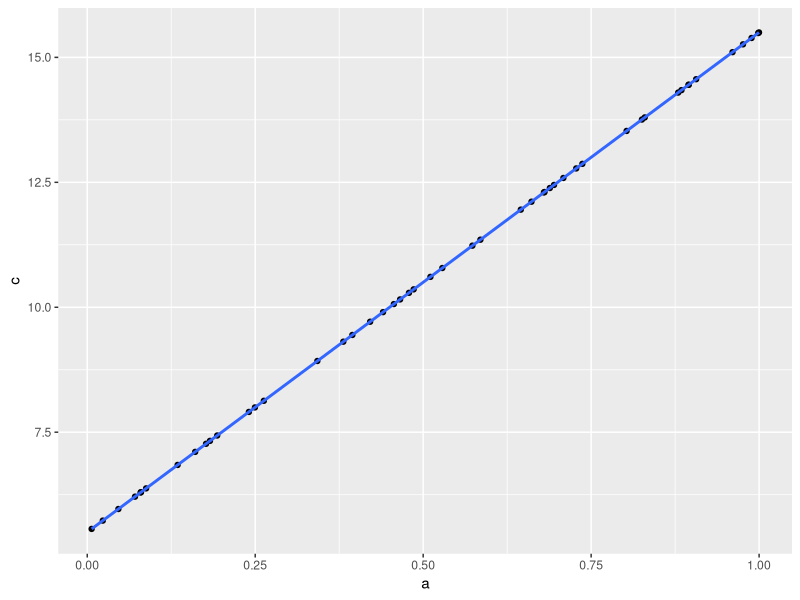

The R source for this figure: (Note: this script raises an error after producing the figure.)
# experimental design
# 20 feb 2020


# Regression analysis --------------------------------------------------------------

n<-50 # number of observations
a<-runif(n) # 50 random uniformly distributed numbers
b<-runif(n)
c<-5.5+a*10
id<-seq_len(n)
data<-data.frame(id,a,b,c)
print(data)
str(data)

# regression model
model<-lm(c~a,data=data)
summary(model) # actually what we want !!!
summary(model)$coefficients

z<-unlist(summary(model))
z
reg_sum<-list(intercept=z$coefficients1, # all this shit is obtained by tediously going through all the coefficients and seeing what they match
              slope=z$coefficients2,
              intercept_p=z$coefficients7,
              slope_p=z$coefficients8,
              r2=z$r.squared)

library(ggplot2)
reg_plot<-ggplot(data=data,
                 aes(x=a,y=c)) + geom_point()+
                  stat_smooth(method=lm,se=0.95)
reg_plot


# basic ANOVA -------------------------------------------------------------

n_group<-3
n_name <- c("control","treat1","treat2")
n_size<-c(12,17,9) # number of observations in each of the three groups. 
n_mean<-c(60,60,60)
n_sd<-c(5,5,5) # ideally the sd for each group is the same
t_group<-rep(n_name,n_size)
t_group
table(t_group)


id<-1:(sum(n_size))
res_var<-c(rnorm(n=n_size[1],mean=n_mean[1],sd=n_sd[1]),
           rnorm(n=n_size[2],mean=n_mean[2],sd=n_sd[2]),
           rnorm(n=n_size[3],mean=n_mean[3],sd=n_sd[3]))
ano_data<-data.frame(id,t_group,res_var)
str(ano_data)

ano_model<-aov(res_var~t_group,data=ano_data)
print(ano_model)
z<-summary(ano_model)
str(Z)
str(z)
aggregate(res_var~t_group,data=ano_data,FUN = mean)
unlist(z)
unlist(z)[7]
ano_sum<- list(Fval=unlist(z)[7],
               probF=unlist(z)[9])
ano_sum

# ggplot for anova data ---------------------------------------------------
ano_plot<-ggplot(data=ano_data,aes(x=t_group,y=res_var,fill=t_group) + geom_boxplot())
ano_plot


# data frame for logistic regression --------------------------------------

# discrete y variable (0,1) and continuous x variable 
xvar<-sort(rgamma(n=200,shape=5,scale=5))
yvar<-sample(rep(c(0,1),each=100),prob=seq_len(200))
head(yvar)
l_reg_data<-data.frame(xvar,yvar)


# logistic regression code ------------------------------------------------

l_reg_model<-glm(yvar~xvar,
                 data=l_reg_data,
                 family=binomial(link=logit))

l_reg_plot <- ggplot(data=l_reg_data,
                   aes(x=xvar,y=yvar)) +
                    geom_point() +
                     stat_smooth(method=glm,
                     method.args=list(family=binomial))
print(l_reg_plot
      )


# contingency table data --------------------------------------------------

# both x and y variables are discrete 
# integer counts of different groups
vec1<-c(50,66,22)
vec2<-c(120,22,30)
datamatrix<-rbind(vec1,vec2)
rownames(datamatrix)<-c("cold","warm")
colnames(datamatrix)<-c("aphaenogaster","camponotus","crematogaster")
str(datamatrix)
datamatrix


# simple association test -------------------------------------------------

print(chisq.test(datamatrix))


# plotting association data -----------------------------------------------

# base r graphics
mosaicplot(x=datamatrix,
           col=c("blue","yellow","red"),
           shade=FALSE)
barplot(height=datamatrix,beside=TRUE,col=c("green","tomato"))


# ggplot graph ------------------------------------------------------------
library(dplyr)
dframe<-as.data.frame(datamatrix)
dframe<-cbind(dframe,list(Treatment=c("cold","warm")))
dframe<-gather(dframe,key=Species,Aphaenogaster:Crematogaster,value=Counts)
head(dframe)
p<-ggplot(data=dframe,
          aes(x=Species,y=Counts,fill=Treatment)) +
          geom_bar(stat="identity",
                   position="dodge",
                   color=I("black")) +
                    scale_fill_manual(values=c("blue","coral"))
print(p)
